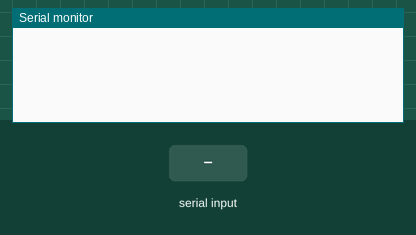
The sketch below on a simulated Arduino Uno, built with avr-gcc and run on an emulated ATmega328P. Parts: the last lines printed to the serial monitor. The inputs (shaded band) are chosen by the test bench.

Above: at 1.2 s.
1.3 s: "0" received over Serial
At 1.7 s:
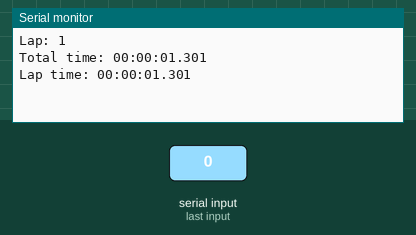
2.8 s: "2" received over Serial
At 4.2 s:
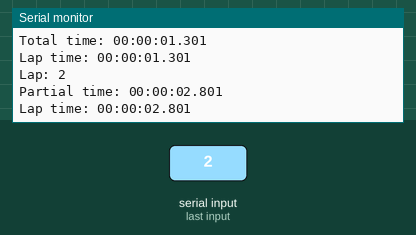

The sketch:

ART_PoC_Chrono.ino
```cpp
unsigned long lastTime;
unsigned long lapTime;
unsigned long beginTime;
unsigned long totalTime;
unsigned long partialTime;

int Lap;

String formatTimeString(unsigned long tempTime) {

   int millisec; int second; int minute; int hour;

   millisec = tempTime % 1000;
   second = (tempTime / 1000) % 60;
   minute = ((tempTime / 1000) / 60) % 60;
   hour = ((tempTime / 1000) / 60 / 60);

   String result = formatNumber(hour, 2) + ":" + formatNumber(minute, 2) + ":" + formatNumber(second, 2) + "." + formatNumber(millisec, 3);

   return result;
}

String formatNumber(int value, int qtd){
  String number = String(value);
  for(int x = number.length(); x < qtd; x++) {
    if(x <= qtd) {
      number = "0" + number;
    }
  }
  return number;
}

void setup() {
  Serial.begin(9600);
}

void loop() {
  char serialRead;

  if(Serial.available()) {
    serialRead = Serial.read();
    delay(1);
    if(serialRead == '0') {
      //Stop Chrono
      Serial.print("Lap: "); Serial.println(++Lap);
      lapTime = millis();
      Serial.print("Total time: "); Serial.println(formatTimeString(lapTime - beginTime));
      Serial.print("Lap time: "); Serial.println(formatTimeString(lapTime - lastTime));
    } else if (serialRead == '1') {
      //Start Chrono
      beginTime = millis();
      lastTime = beginTime;
      Lap = 0;
    } else if (serialRead == '2') {
      //Lap Chrono
      Serial.print("Lap: "); Serial.println(++Lap);
      lapTime = millis();
      Serial.print("Partial time: "); Serial.println(formatTimeString(lapTime - beginTime));
      Serial.print("Lap time: "); Serial.println(formatTimeString(lapTime - lastTime));
      lastTime = lapTime;
    }
  }

}
```

Measured:
- after the input at 1.3 s, the serial monitor: prints a new line at once (image 1)
- after the input at 2.8 s, the serial monitor: prints a new line at once (image 2)
